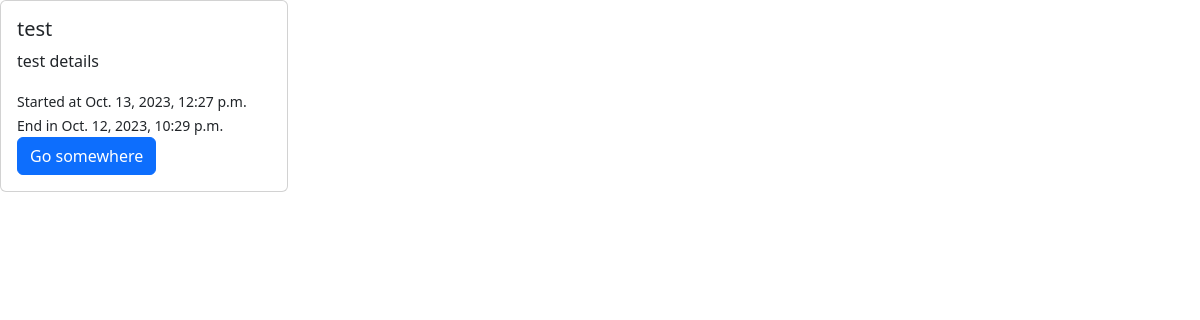
The app's page /projects/, older data.
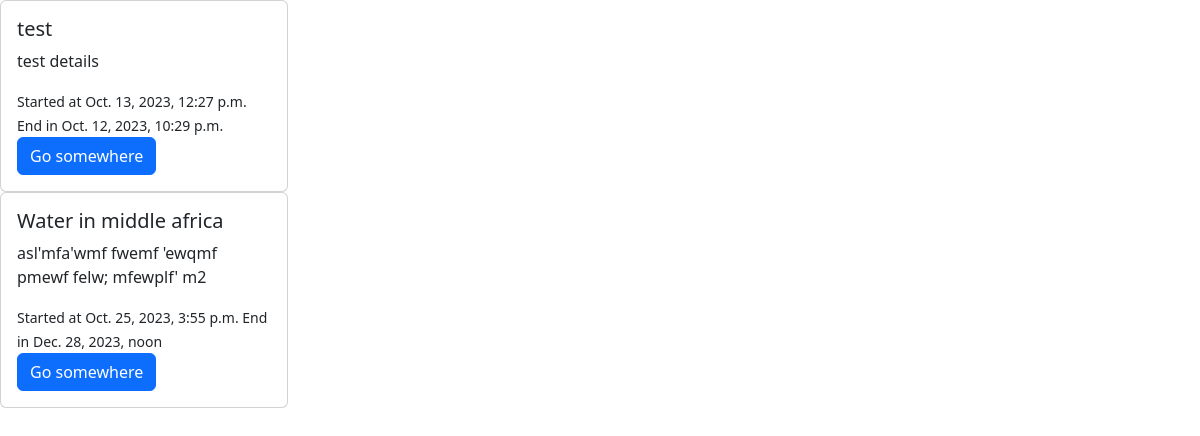
The same page, newer data.
### projects/models.py (models this page shows, shortened)
class ProjectsModel(models.Model):
    user=models.ForeignKey(UserProfile, related_name='projects',on_delete=models.CASCADE)
    title = models.CharField(max_length=200)
    details = models.TextField(max_length=500)
    category = models.ManyToManyField(CategoriesModel)
    target = models.IntegerField()
    tags = models.ManyToManyField(TagsModel)
    start_time = models.DateTimeField()
    end_time = models.DateTimeField()
    completed=models.BooleanField(default=False)
    closed=models.BooleanField(default=False)

### projects/views.py (the view)
# urls.py: path("", views.project_list, name="project_list"),
def project_list(request):
    projects = ProjectsModel.objects.all()  # Fetch all projects
    return render(request, "projects/project_list.html", {"projects": projects})

### projects/templates/projects/project_list.html (shortened to what this page needs)
{% load static %}
<!DOCTYPE html>
<html lang="en">
<head>
    <link href="{% static  'css/bootstrap.min.css' %}" rel="stylesheet">
    <link href="{% static 'css/bootstrap-icons/font/bootstrap-icons.css' %}" rel="stylesheet" />
</head>
<body>
    {% for project in projects %}
    <div class="card" style="width: 18rem;">
        <div class="card-body">
          <h5 class="card-title">{{ project.title }}</h5>
          <p class="card-text">{{ project.details }}</p>
          <small> Started at {{ project.start_time }} </small>
          <small> End in {{ project.end_time }} </small>
          <a href="#" class="btn btn-primary">Go somewhere</a>
        </div>
      </div>
      {% endfor %}
</body>
</html>

Row changes from the older to the newer data that the page shows:
added ProjectsModel: title "Water in middle africa", details "asl'mfa'wmf fwemf 'ewqmf pmewf felw; mfewplf' m2", start_time "Oct. 25, 2023, 3:55 p.m.", end_time "Dec. 28, 2023, noon"
